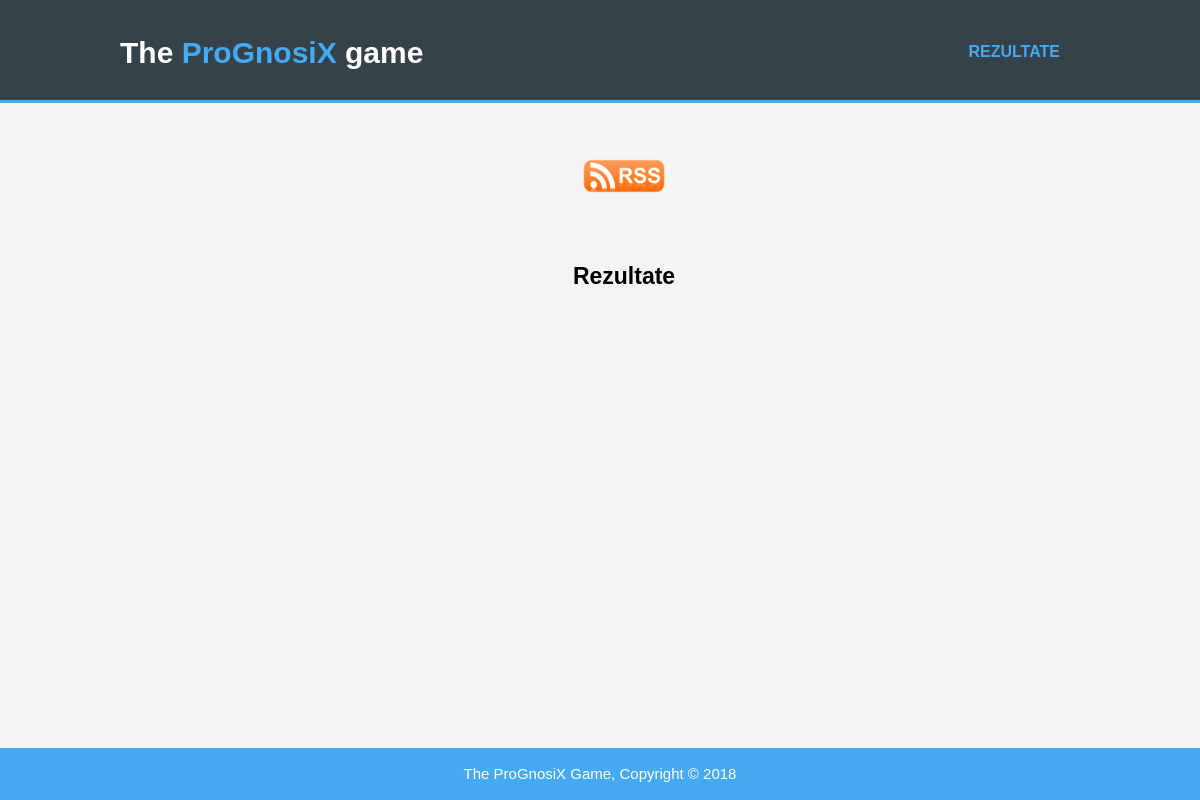
Before: /grades.php with the older database file.
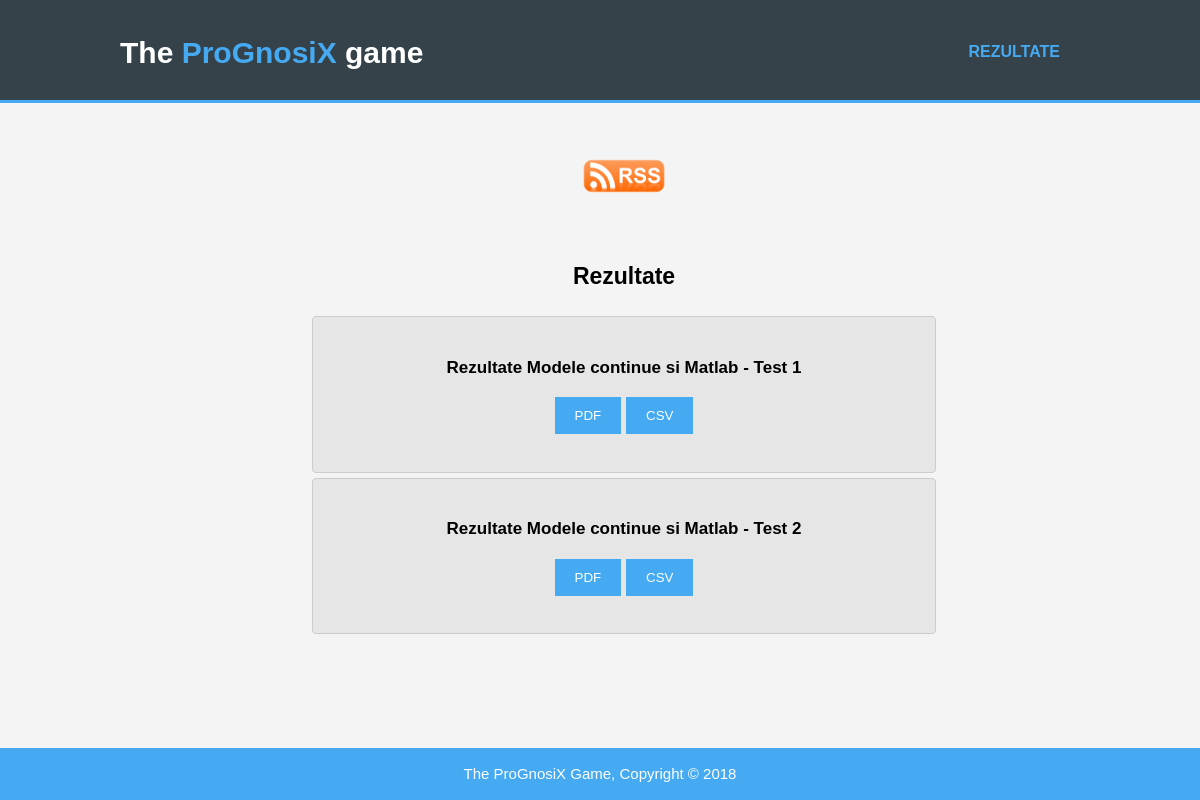
After: the same page with the newer database file.
### tables this page shows
CREATE TABLE `runde` (
  `id_runda` int(11) NOT NULL AUTO_INCREMENT,
  `id_materie` int(11) NOT NULL,
  `nume_runda` varchar(100) NOT NULL,
  `id_set_note` int(11) NOT NULL,
  `runda_activa` tinyint(4) NOT NULL,
  `data_stop_runda` date DEFAULT NULL,
  PRIMARY KEY (`id_runda`)
);

CREATE TABLE `materie` (
  `id_materie` int(11) NOT NULL AUTO_INCREMENT,
  `nume_materie` varchar(100) NOT NULL,
  `an` int(11) NOT NULL,
  `semestru` int(11) NOT NULL,
  PRIMARY KEY (`id_materie`)
);

### grades.php (the view, shortened to what this page needs)
<!DOCTYPE html>
<?php
require 'db.php';
?>
<html>
<head>
  <link rel="stylesheet" href="./css/style.css">
</head>
<body>
  <header>
    <div class="container">
      <div id="branding">
        <h1>The <span class="highlight">ProGnosiX</span> game</h1>
      </div>
      <nav>
        <ul>
          <?php
          echo "<li class=\"current\"><a href=\"grades.php\">Rezultate</a></li>";
          ?>
        </ul>
      </nav>
    </div>
  </header>
<section id="mainGrades">
  <div class="container">
    <article id="main-col-grades">
      <h1 class="page-title"><a href="./rss_feed.php"><img src="./img/RSS.png" alt="Rss icon" style="width:100px;height:100px;"> </a> </h1>
      <h1 class="page-title">Rezultate</h1>
      <ul id="services-grades">
        <form action="" method="post">
          <?php
          $result = $mysqli->query("SELECT * FROM runde WHERE runda_activa = 0 order by data_stop_runda desc") or die($mysqli->error());
          while ($row = $result->fetch_assoc()) {
            $id_runda = $row['id_runda'];
            $materii = $mysqli->query("SELECT * FROM materie where id_materie = ".$row["id_materie"]." ");
            $materie = $materii->fetch_assoc();
            echo "<li><h1><p>Rezultate ".$materie["nume_materie"]." - ".$row["nume_runda"]."</p>
            <button class=\"button_1\" name = \"generate_pdf\" type = \"submit\" id=\"$id_runda\" onclick=\"generare_pdf(this)\" >PDF</button>
            <button class=\"button_1\" name = \"generate_csv\" type = \"submit\" id=\"$id_runda\" onclick=\"generare_csv(this)\" >CSV</button>
            </h1></li>";
          }
          ?>
        </form>
      </ul>
    </article>
  </div>
</section>
<footer>
  <p>The ProGnosiX Game, Copyright &copy; 2018</p>
</footer>
</body>
</html>

Changed rows visible on the page:
added runde: id_materie.nume_materie "Modele continue si Matlab", nume_runda "Test 1"
added runde: id_materie.nume_materie "Modele continue si Matlab", nume_runda "Test 2"
